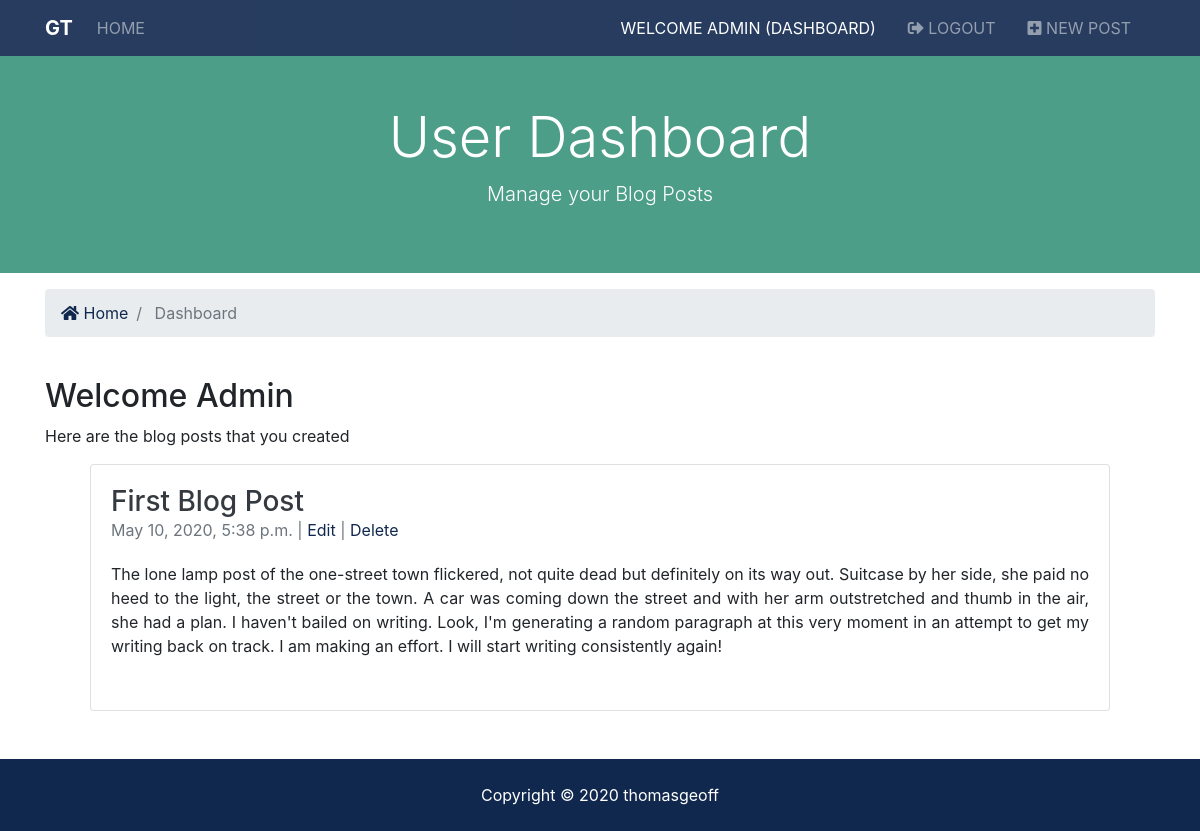
/accounts/dashboard (signed in), run on the app's committed database.
### BLOG_POSTS/models.py (models this page shows, shortened)
class Post(models.Model):
    title = models.CharField(max_length=255)
    author = models.CharField(max_length=255)
    body = models.TextField(blank=True)
    post_date = models.DateTimeField(default=datetime.now, blank=True)
    user_id = models.IntegerField(blank=True)

### accounts/views.py (the view)
# urls.py: path('dashboard', views.dashboard, name='dashboard')
def dashboard(request):
    user_posts = Post.objects.order_by('-post_date').filter(user_id=request.user.id)
    context = {
        'posts': user_posts
    }
    return render(request, 'accounts/dashboard.html', context)

### template/accounts/dashboard.html (shortened to what this page needs)
{% extends 'base.html' %}
{% block content %}
<section id="showcase-inner" class="py-5 text-white">
    <div class="container">
      <div class="row text-center">
        <div class="col-md-12">
          <h1 class="display-4">User Dashboard</h1>
          <p class="lead">Manage your Blog Posts</p>
        </div>
      </div>
    </div>
  </section>
  <section id="bc" class="mt-3">
    <div class="container">
      <nav aria-label="breadcrumb">
        <ol class="breadcrumb">
          <li class="breadcrumb-item">
            <a href="{% url 'index' %}">
              <i class="fas fa-home"></i> Home</a>
          </li>
          <li class="breadcrumb-item active"> Dashboard</li>
        </ol>
      </nav>
    </div>
  </section>
  <section id="dashboard" class="py-4">
    <div class="container">
      <div class="row">
        <div class="col-md-12">
          <h2>Welcome {{ user.first_name }}</h2>
          {% if posts %}
            <p>Here are the blog posts that you created</p>
            <div class="container">
                {% for post in posts %}
                <div class="container">
                  <div class="col-md-12">
                      <div align="center" class="card flex-md-row mb-4 box-shadow h-md-250">
                              <div class="card-body d-flex flex-column align-items-start">
                                <h3 class="mb-0">
                                  <a class="text-dark" href="{% url 'postlist' post.pk %}">{{ post.title }}</a>
                                </h3>
                                  <div class="mb-1 text-muted">{{ post.post_date}} |<a href="{% url 'postedit' post.pk %}"> Edit </a>|<a href="{% url 'postdelete' post.pk %}"> Delete</a></div>
                                <p class="card-text-justify">{{ post.body | linebreaks}}</p>
                              </div>
                      </div>
                  </div>
              </div>
                {% endfor %}
            </div>
          {% else %}
            <p>You have not created any blog posts</p>
          {% endif %}
        </div>
      </div>
    </div>
  </section>
  {% endblock %}

### template/partials/_navbar.html (shortened to what this page needs)
<nav class="navbar navbar-expand-lg navbar-dark bg-primary sticky-top">
        <div class="container">
          <a class="navbar-brand" href="{% url 'index' %}">
            <b>GT</b>
          </a>
          <div class="collapse navbar-collapse" id="navbarNavAltMarkup">
            <ul class="navbar-nav">
              <li
                {% if '/' == request.path %}
                class="nav-item active mr-3"
                {% else %}
                class="nav-item mr-3"
                {% endif %}
              >
                <a class="nav-link" href="{% url 'index' %}">Home</a>
              </li>
            </ul>
            <ul class="navbar-nav ml-auto">
              {% if user.is_authenticated %}
            <li
            {% if 'dashboard' in request.path %}
              class="nav-item active mr-3"
            {% else %}
              class="nav-item mr-3"
            {% endif %}
            >
              <a class="nav-link" href="{% url 'dashboard' %}">
               Welcome {{ user.username }} (Dashboard)</a>
            </li>
            <li class="nav-item mr-3">
              <a href="javascript:{document.getElementById('logout').submit()}" class="nav-link">
                <i class="fas fa-sign-out-alt"></i> Logout
              </a>
            </li>
          {% endif %}
          {% if user.is_authenticated %}
            <li
            {% if 'new' in request.path %}
              class="nav-item active mr-3"
            {% else %}
              class="nav-item mr-3"
            {% endif %}
            >
              <a class="nav-link" href="{% url 'postform' %}">
                <i class="fas fa-plus-square"></i>
                New Post</a>
            </li>
          {% endif %}
          </ul>
          </div>
        </div>
      </nav>

### static/css/all.css (style rules this page uses)
.fa, .fas, .far, .fal, .fab { -moz-osx-font-smoothing: grayscale; -webkit-font-smoothing: antialiased; display: inline-block; font-style: normal; font-variant: normal; text-rendering: auto; line-height: 1; }
.fa-home:before { content: "\f015"; }
.fa-plus-square:before { content: "\f0fe"; }
.fa-sign-out-alt:before { content: "\f2f5"; }
.fa, .fas { font-family: 'Font Awesome 5 Free'; font-weight: 900; }

### static/css/style.css (style rules this page uses)
.navbar { opacity: 0.9; text-transform: uppercase; }
#showcase-inner { background: url(../img/building.jpg) no-repeat top center fixed/cover; position: relative; overflow: hidden; min-height: 200px; }
#showcase-inner::before { content: ''; position: absolute; top: 0; left: 0; min-height: 100%; width: 100%; background: rgba(32, 134, 107, 0.8); }

### data on the page
Post: title "First Blog Post", post_date "May 10, 2020, 5:38 p.m.", body "The lone lamp post of the one-street town flickered, not quite dead but definitely on its way out. Suitcase by her side, she paid no heed to the light, the street or the town. A car was coming down the street and with her arm outstretched and thumb in the air, she had a plan. I haven't bailed on writing. Look, I'm generating a random paragraph at this very moment in an attempt to get my writing back on track. I am making an effort. I will start writing consistently again!"

### other printed values
{{ user.username }} "ADMIN"
{{ user.first_name }} "Admin"
